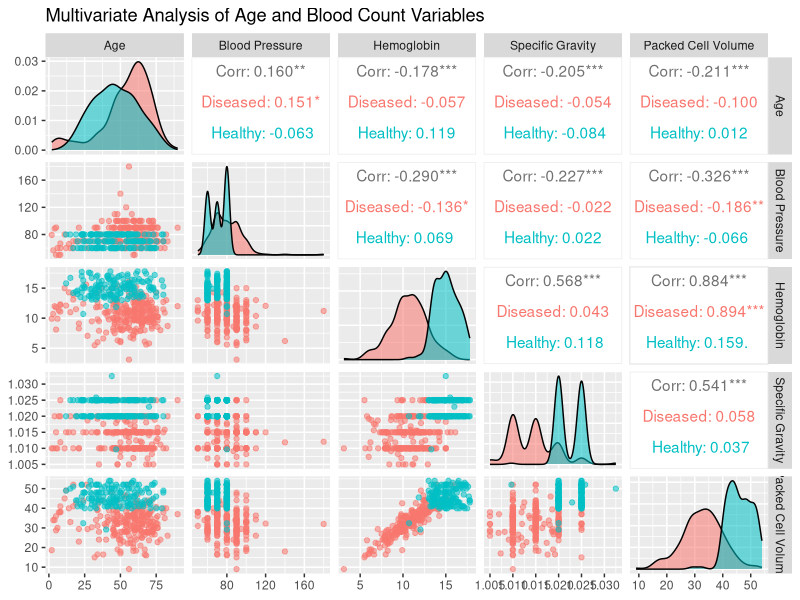
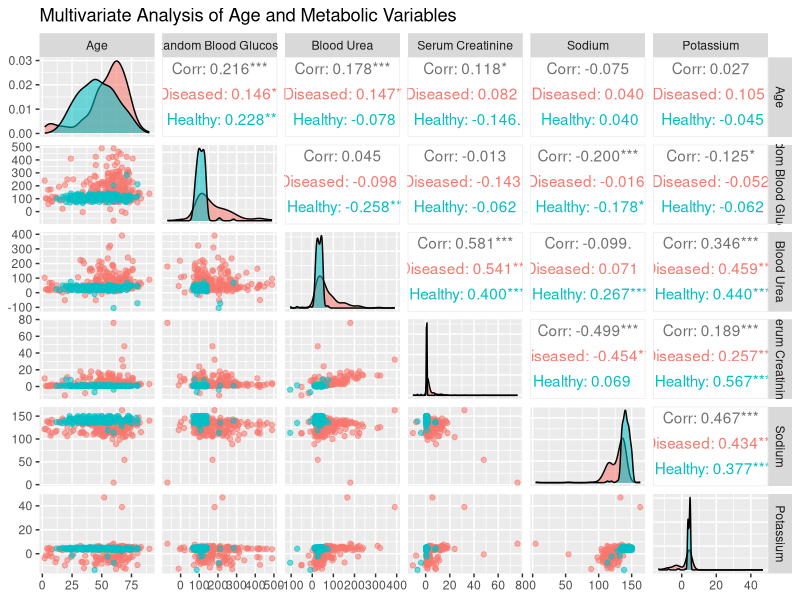
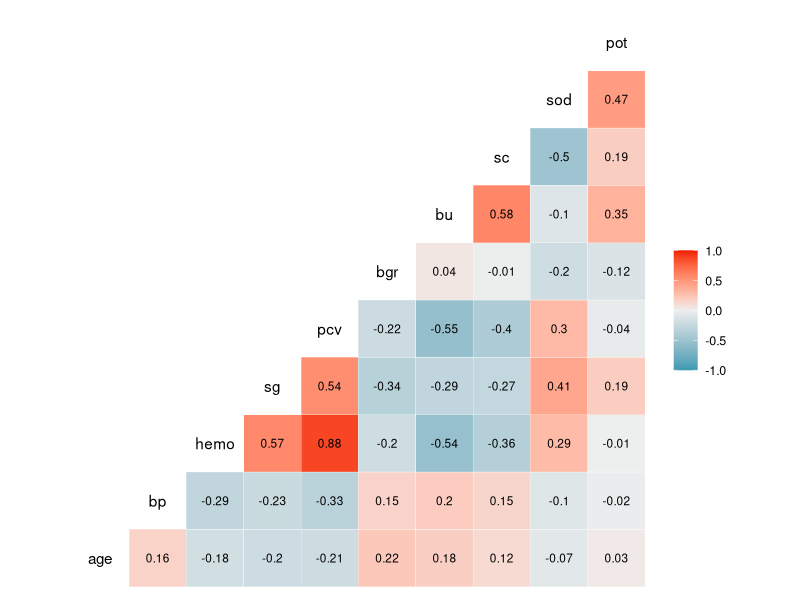
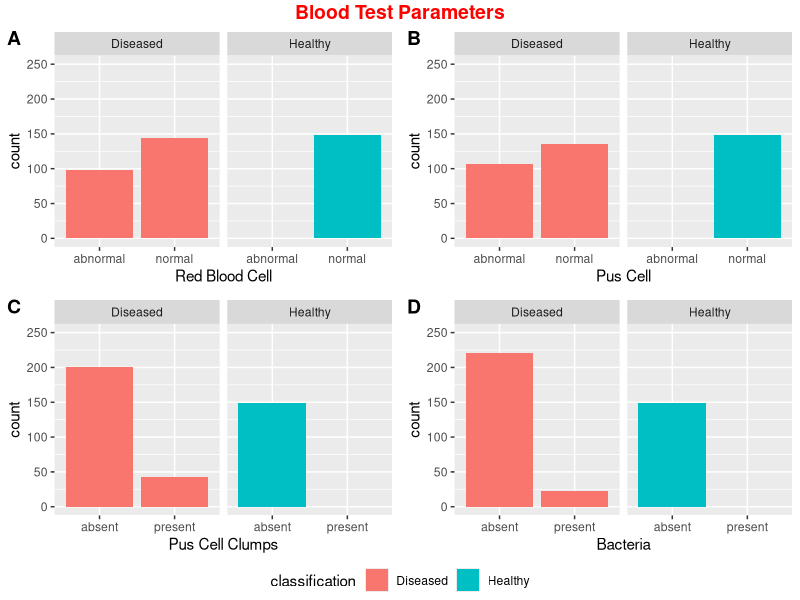
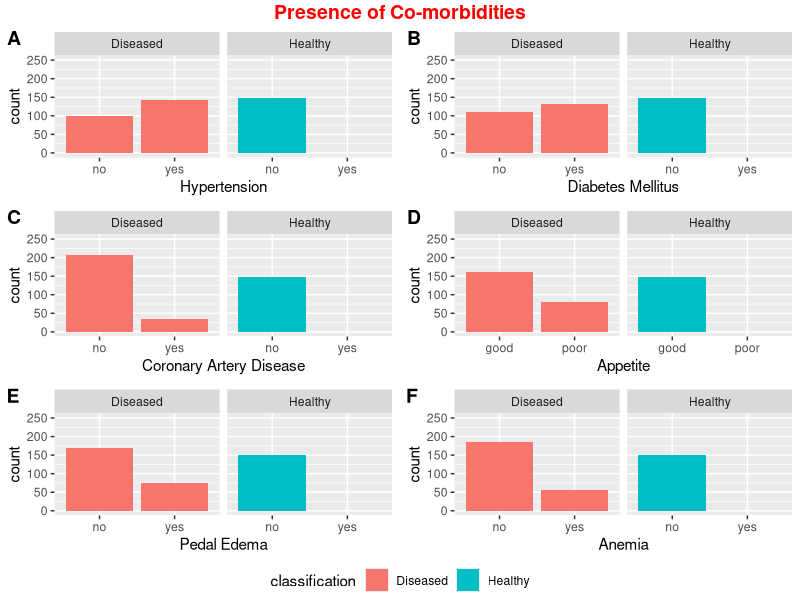
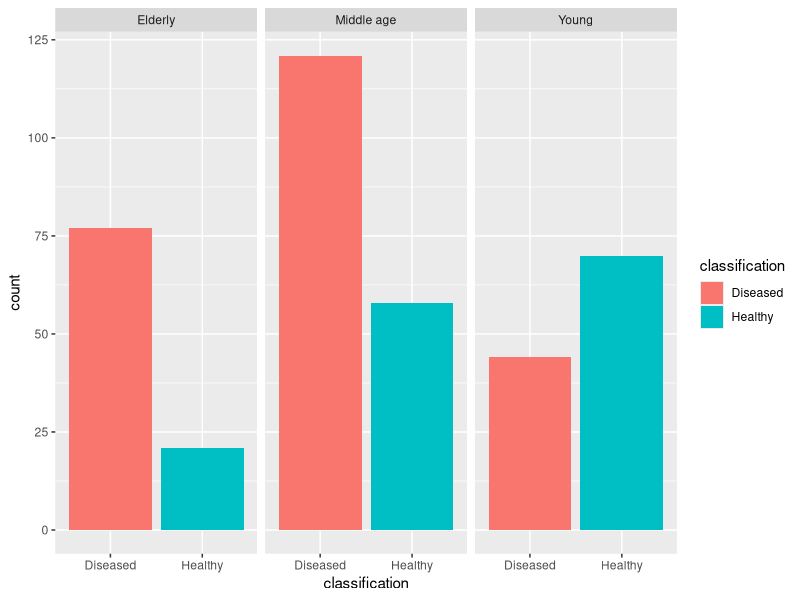

Here is the R script that generated these plots, in order:
## == Data Import ==

# Load the necessary packages
library(tidyverse)
library(ggplot2)
library(ggpubr)
library(GGally)

# Set working directory
setwd(".")

# Clear the global environment
rm(list = ls())

# Import data
data <- read_csv("ImputedData.csv")


## == Data Pre-processing ==

# Taking a look at the data:
str(data) ; summary(data)

# Changing some variable values for the plots later
data$pcc <- ifelse(data$pcc == "notpresent", "absent", "present")
data$ba <- ifelse(data$ba == "notpresent", "absent", "present")

# Type coercion to factor
data[, c('rbc', 'pc', 'pcc', 'ba', 'al')] <- lapply(data[, c('rbc', 'pc', 'pcc', 'ba', 'al')], FUN = as.factor)
data[, c('htn', 'dm', 'cad', 'appet', 'pe', 'ane')] <- lapply(data[, c('htn', 'dm', 'cad', 'appet', 'pe', 'ane')], FUN = as.factor)
data$classification <- factor(data$classification, levels = c("ckd", "notckd"), labels = c("Diseased", "Healthy"))

# Check structure of data
str(data)


## == Exploratory Data Analysis ==

# The numerical variables have to be split and plotted separately to avoid cluttering the graphs.
# Since all of them belong to parameters in a blood test, it is difficult to separate them.
# Nonetheless, I have split them by the full blood count metrics and metabolic panel metrics.
# wc and rc have been removed

bloods <- data[, c('age', 'bp', 'hemo', 'sg', 'pcv')]
metabolics <- data[, c('age', 'bgr', 'bu', 'sc', 'sod', 'pot')]

# Using GGally package to plot scatterplot correlogram
ggpairs(bloods,
        mapping = aes(color = data$classification, alpha = 0.5),
        title = "Multivariate Analysis of Age and Blood Count Variables",
        upper = list(continuous = wrap("cor", method = "pearson", use = "complete.obs")),
        lower = list(continuous = "points"),
        diag = list(continuous = "densityDiag"),
        axisLabels = "show",
        columnLabels = c("Age", "Blood Pressure", "Hemoglobin", "Specific Gravity", "Packed Cell Volume"))

ggpairs(metabolics,
        mapping = aes(color = data$classification, alpha = 0.5),
        title = "Multivariate Analysis of Age and Metabolic Variables",
        upper = list(continuous = wrap("cor", method = "pearson", use = "complete.obs")),
        lower = list(continuous = "points"),
        diag = list(continuous = "densityDiag"),
        axisLabels = "show",
        columnLabels = c("Age", "Random Blood Glucose", "Blood Urea", "Serum Creatinine", "Sodium", "Potassium"))

# Alternatively, if a correlation plot works better:
num_var <- data[, c('age', 'bp', 'hemo', 'sg', 'pcv', 'bgr', 'bu', 'sc', 'sod', 'pot')]
ggcorr(data = NULL, cor_matrix = cor(num_var, use = "complete.obs", method = "pearson"),
       label = TRUE, label_round = 2, label_color = "black", label_size = 3,
       palette = "RdBu")

# hemo / pcv, hemo / sg, and hemo / bu are highly correlated
# if we use hemo or pcv in our model, then we shouldn't use the other (and vice versa)


# Exploring relationships between dependent variable classification and other categorical variables

# Plot the blood test parameters
# set fixed y-limit so that the scales will not be distorted when plots are arranged

# rbc => marked difference between both groups of individuals (can be used as predictor)
p1 <- ggplot(data, aes(x = rbc)) +
      geom_bar(aes(fill = classification)) +
      facet_wrap(~ classification) +
      ylim(0, 250) +
      labs(x = "Red Blood Cell") +
      theme(legend.position = "none")

# pc => proportion of abnormal to normal pc in diseased and healthy patients looks very similar
p2 <- ggplot(data, aes(x = pc)) +
      geom_bar(aes(fill = classification)) +
      facet_wrap(~ classification) +
      ylim(0, 250) +
      labs(x = "Pus Cell") +
      theme(legend.position = "none")

# pcc => all absent in healthy individuals
p3 <- ggplot(data, aes(x = pcc)) +
      geom_bar(aes(fill = classification)) +
      facet_wrap(~ classification) +
      ylim(0, 250) +
      labs(x = "Pus Cell Clumps") +
      theme(legend.position = "none")

# ba => all absent in healthy individuals
p4 <- ggplot(data, aes(x = ba)) +
      geom_bar(aes(fill = classification)) +
      facet_wrap(~ classification) +
      ylim(0, 250) +
      labs(x = "Bacteria") +
      theme(legend.position = "none")

plot1 <- ggarrange(p1, p2, p3, p4,
                   ncol = 2, nrow = 2,
                   labels = c("A", "B", "C", "D"),
                   common.legend = TRUE, legend = "bottom")

annotate_figure(plot1, top = text_grob("Blood Test Parameters",
                              color = "red", face = "bold", size = 14))

# Plot co-morbities
# htn => all absent in healthy individuals
p5 <- ggplot(data, aes(x = htn)) +
      geom_bar(aes(fill = classification)) +
      facet_wrap(~ classification) +
      ylim(0, 250) +
      labs(x = "Hypertension") +
      theme(legend.position = "none")

# dm => all absent in healthy individuals
p6 <- ggplot(data, aes(x = dm)) +
      geom_bar(aes(fill = classification)) +
      facet_wrap(~ classification) +
      ylim(0, 250) +
      labs(x = "Diabetes Mellitus") +
      theme(legend.position = "none")

# cad => all absent in healthy individuals
p7 <- ggplot(data, aes(x = cad)) +
      geom_bar(aes(fill = classification)) +
      facet_wrap(~ classification) +
      ylim(0, 250) +
      labs(x = "Coronary Artery Disease") +
      theme(legend.position = "none")

# appet => all absent in healthy individuals
p8 <- ggplot(data, aes(x = appet)) +
      geom_bar(aes(fill = classification)) +
      facet_wrap(~ classification) +
      ylim(0, 250) +
      labs(x = "Appetite") +
      theme(legend.position = "none")

# pe => all absent in healthy individuals
p9 <- ggplot(data, aes(x = pe)) +
      geom_bar(aes(fill = classification)) +
      facet_wrap(~ classification) +
      ylim(0, 250) +
      labs(x = "Pedal Edema") +
      theme(legend.position = "none")

# ane => all absent in healthy individuals
p10 <- ggplot(data, aes(x = ane)) +
       geom_bar(aes(fill = classification)) +
       facet_wrap(~ classification) +
       ylim(0, 250) +
       labs(x = "Anemia") +
       theme(legend.position = "none")

plot2 <- ggarrange(p5, p6, p7, p8, p9, p10,
                   ncol = 2, nrow = 3,
                   labels = c("A", "B", "C", "D", "E", "F"),
                   common.legend = TRUE, legend = "bottom")

annotate_figure(plot2, top = text_grob("Presence of Co-morbidities",
                                       color = "red", face = "bold", size = 14))

# I was also wondering if it makes sense to engineer a new feature based on
# age.  I'm thinking that we can perhaps partition our "age" variable into
# three - four categories: young, middle aged, and elderly for instance.
#
# Based off a source I found on the internet, this is what they have to say:
#
# 1) Middle age => 45 - 65 years old (not inclusive on upper end)
# 2) Elderly => 65 and above
# 3) Young => Anybody below 45 (implied)
#
# I don't know how valid this is in the Singaporean context - this is something
# that we might have to look into in the near future.  Nevertheless:
data$agerange <- case_when(data$age < 45 ~ "Young",
                           data$age < 65 ~ "Middle age",
                           data$age >= 65 ~ "Elderly")
data$agerange <- as.factor(data$agerange)

ggplot(data, aes(x = classification)) + geom_bar(aes(fill = classification)) +
  facet_wrap(~agerange)

# I think that this could be helpful in our model.  The younger we get, 
# the lesser amount of people with kidney failure that we have.  

# Otherwise, I think taking what Edsel mentioned in the group chat into account,
# perhaps we wouldn't need to be so thorough after all.

# I suggest create a "base" model to improve on - perhaps using ALL features
# and then trying to improve upon it...

# Hoong Kai and Edsel - see if there's anything else within the data
# that you want to explore!
